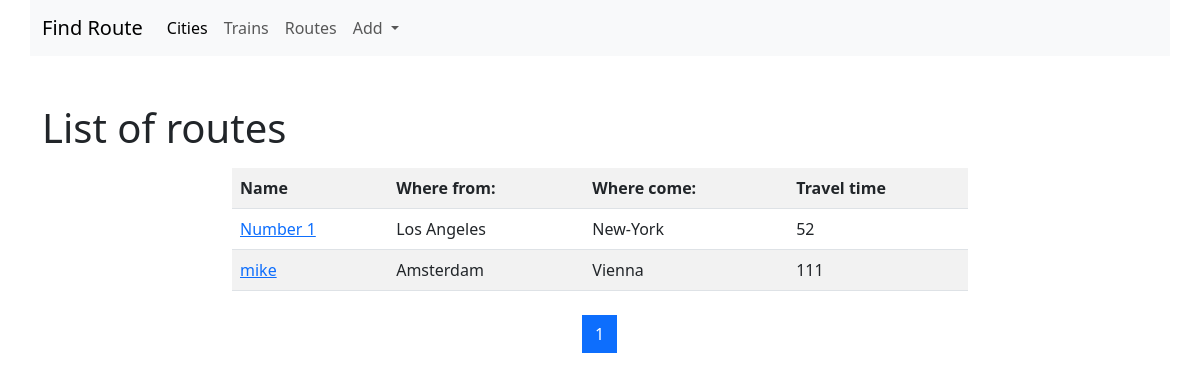
The page /list/ on the database as committed earlier.
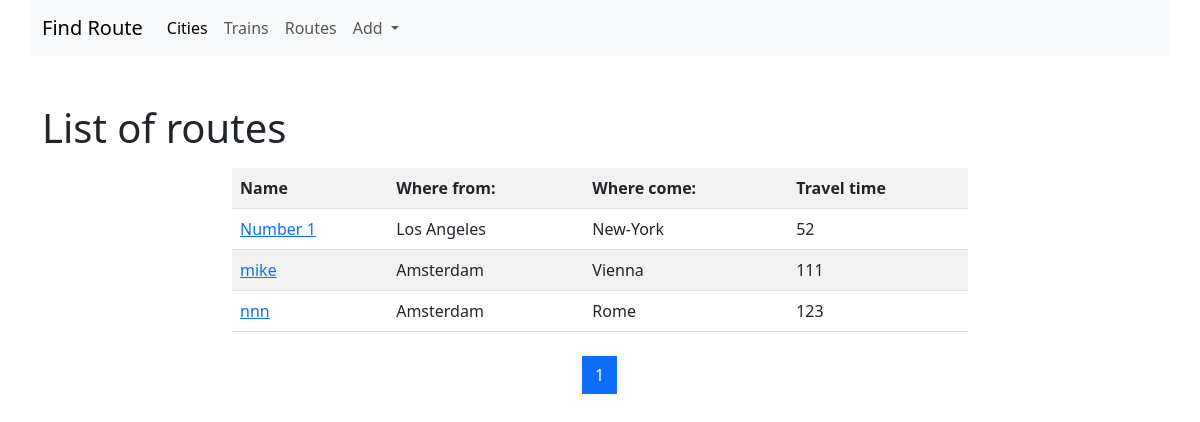
The same page on the database as committed later.
### routes/models.py (models this page shows, shortened)
class Route(models.Model):
    name = models.CharField(max_length=50, unique=True,
                            verbose_name='Route name')
    travel_times = models.PositiveSmallIntegerField(verbose_name='Total travel time')
    from_city = models.ForeignKey(City, on_delete=models.CASCADE,
                                  related_name='route_from_city_set',
                                  verbose_name='From what city?')
    to_city = models.ForeignKey('cities.City', on_delete=models.CASCADE,
                                related_name='route_to_city_set',
                                verbose_name='Which city?')
    trains = models.ManyToManyField('trains.Train', verbose_name='List of trains')

### cities/models.py (models this page shows, shortened)
class City(models.Model):
    name = models.CharField(max_length=100, unique=True)
    def __str__(self):
        return self.name
    class Meta:
        verbose_name = 'City'
        verbose_name_plural = 'Cities'
        ordering = ['name']

### routes/views.py (the view)
# urls.py: path('list/', RouteListView.as_view(), name='list'),
class RouteListView(ListView):
    paginate_by = 10
    model = Route
    template_name = 'routes/list.html'

### routes/templates/routes/list.html (shortened to what this page needs)
{% extends 'base.html' %}
{% block content %}
<h1>List of routes</h1>
<div class="row">
  <div class="col-md-8 mx-auto my-2">
      <table class="table table-striped">
          <tr>
              <th>Name</th>
              <th>Where from:</th>
              <th>Where come:</th>
              <th>Travel time</th>
          </tr>
      {% for object in page_obj %}
          <tr>
              <td>
                  <a href="{% url 'detail' pk=object.pk %}">{{object.name}}</a>
              </td>
              <td>{{object.from_city}}</td>
              <td>{{object.to_city}}</td>
              <td>{{object.travel_times}}</td>
          </tr>
      {% endfor %}
      </table>
  </div>
</div>
<nav aria-label="Page navigation example">
  <ul class="pagination justify-content-center">
    {% for page in page_obj.paginator.page_range %}
        <li class="page-item {% if page == page_obj.number %} active {% endif %} ">
            <a class="page-link" href="?page={{page}}">
                {{ page }}
            </a>
        </li>
    {% endfor %}
  </ul>
</nav>
{% endblock %}

Rows that differ between the two databases and show on the page:
added Route: name "nnn", from_city "Amsterdam", to_city "Rome", travel_times "123"
